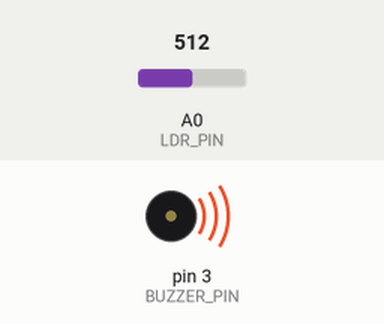
Simulated run of this sketch. Board: Arduino Uno, built with avr-gcc and run on an emulated ATmega328P. Parts: buzzer (waves = sounding). The inputs (shaded band) are chosen by the test bench; at power-on: A0 (LDR_PIN) = 512.

Above: at 0.1 s.
Timing chart, 0 to 1.6 s (numbered marks = the images above):
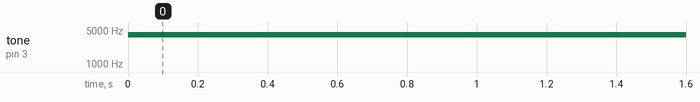

Measured:
- by itself, tone on pin 3 (BUZZER_PIN): silent → 4000 Hz at 0.00 s

The sketch:

sketch_4.ino
```cpp
#define BUZZER_PIN 3
#define LDR_PIN A0

void setup() {
  // put your setup code here, to run once:
  pinMode(BUZZER_PIN, OUTPUT);

}

void loop() {
  // put your main code here, to run repeatedly:
  int val, frequency;

  val = analogRead(LDR_PIN);
  frequency = map(val, 0, 1023, 4500, 3500);

  tone(BUZZER_PIN, frequency,20);
}
```
